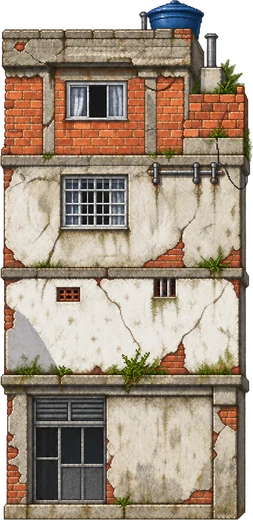
#> input picture assets/buildings/b00.webp, 253 x 520 px
$ python -i build_assets.py   (imports and definitions only)
#> lines starting #> are read from the running program, lines starting #| are printed output that depends on the picture; after the words box and inside, x2 and y2 are one past the last pixel; in counts of white or black regions, pixels touching at a corner belong together
"""Turn the raw art drop into runtime atlases.

The drop holds one folder of sprite sheets per character plus a separate sheet
carrying that character's hit reaction and death, and a pile of cut-out
buildings. This script slices every sheet (see slicer.py), pulls the frame
ranges named in MANIFEST out of them, normalises each character to a common
standing height, and shelf-packs the result into one WebP atlas per character
with a JSON side-car the game reads at boot.

Every frame gets an anchor at the point the sprite meets the ground, taken from
the centroid of its lowest pixels rather than the centre of its box, so a
rifle poking out to the right does not drag the body sideways between frames.

Usage: python3 tools/build_assets.py <raw-drop-dir> <out-dir>
"""
import json
import os
import sys

import numpy as np
from PIL import Image
from scipy import ndimage

from slicer import slice_sheet, split_count

STAND_H = 190          # on-screen height of a standing character, in px
BUILDING_H = 520       # nominal height of a one-to-three storey house
WALL_H = 240           # height a flat masonry panel is stored at
ATLAS_W = 2048
PAD = 2
WEBP_Q = 88

# Which sliced sheet feeds which animation. Sheets are lettered in filename
# order; a (start, end) pair takes a slice of that sheet's frames, and None
# takes all of them. Ranges trim the settle poses off the ends of firing
# sequences so a burst reads as a burst.
MANIFEST = {
    'p1': {
        'name': 'Branco', 'dir': 'P1 Camisa Branca', 'weapon': 'rifle',
        'death': 'Photo Aug 13 2026, 7 15 42 PM (8).png',
        'anims': {
            'idle': ('F', None), 'walk': ('I', None), 'run': ('G', None),
            'shoot': ('K', (0, 4)), 'walkAim': ('J', None),
            'crouch': ('L', (0, 3)), 'crouchShoot': ('D', (1, 7)),
            'prone': ('H', (0, 3)), 'proneShoot': ('E', None),
            'roster': ('B', (0, 0)),
        },
    },
    'p2': {
        'name': 'Roxo', 'dir': 'P2 Calcao Roxo', 'weapon': 'rifle',
        'death': 'Photo Aug 13 2026, 7 15 42 PM (6) (1).png',
        'anims': {
            'idle': ('F', None), 'walk': ('I', None), 'run': ('J', None),
            'shoot': ('K', (0, 4)), 'walkAim': ('H', None),
            'crouch': ('L', (0, 3)), 'crouchShoot': ('B', (7, 16)),
            'prone': ('G', (0, 3)), 'proneShoot': ('E', None),
            'roster': ('C', (0, 0)),
        },
    },
    'p3': {
        'name': 'Preto', 'dir': 'P3 Calcao Preto', 'weapon': 'rifle',
        'death': 'Photo Aug 13 2026, 7 15 42 PM (10).png',
        'anims': {
            'idle': ('G', None), 'walk': ('I', None), 'run': ('K', None),
            'shoot': ('L', (0, 4)), 'walkAim': ('J', None),
            'crouch': ('M', (0, 3)), 'crouchShoot': ('E', (0, 7)),
            'prone': ('H', (0, 3)), 'proneShoot': ('F', None),
            'roster': ('C', (2, 2)),
        },
    },
    'p4': {
        'name': 'Tricolor', 'dir': 'P4 Calcao Tricolor', 'weapon': 'pistol',
        'death': 'Photo Aug 13 2026, 7 15 42 PM (8) (1).png',
        'anims': {
            'idle': ('G', None), 'walk': ('I', None), 'run': ('K', None),
            'shoot': ('L', (0, 4)), 'walkAim': ('J', None),
            'crouch': ('M', (0, 3)), 'crouchShoot': ('E', (0, 8)),
            'prone': ('H', (0, 3)), 'proneShoot': ('F', None),
            'roster': ('C', (0, 0)),
        },
    },
    'po': {
        'name': 'Policia', 'dir': 'Police', 'weapon': 'rifle',
        'death': 'Photo Aug 13 2026, 7 15 42 PM (7).png',
        'anims': {
            'idle': ('J', (0, 0)), 'walk': ('E', None), 'run': ('I', None),
            'shoot': ('J', (0, 4)), 'walkAim': ('F', None),
            'crouch': ('L', (0, 3)), 'crouchShoot': ('B', (3, 10)),
            'prone': ('H', (0, 3)), 'proneShoot': ('C', (3, 9)),
            'roster': ('K', (0, 0)),
        },
    },
}

HIT_FRAMES = 3     # the death sheets lead with a hit reaction...
DEATH_FRAMES = 6   # ...then fall over


def sheet_letter(i):
    return chr(ord('A') + i)


# [89 lines left out: functions slice_dir, anchor_x, scaled, take, load_death, pack, not called in this run]


# Poses where the figure stands to full height, so the frame's own height is a
# direct measure of the character and can be normalised against exactly.
UPRIGHT = ('idle', 'walk', 'walkAim', 'shoot', 'roster', 'hit')


def median(xs):
    xs = sorted(xs)
    return xs[len(xs) // 2]


# [183 lines left out: functions body_mass, anim_scales, build_character, key_background, building_score, signature and 2 more, not called in this run]


# ---------------------------------------------------------------- props
#
# The second art drop added vehicles and impact effects, and it documents its
# own scale: the character sheets are labelled "1.78 m - 110 px", and every
# effect states how many metres it covers. So props are sized from real
# dimensions rather than eyeballed, which keeps a car parked next to a man the
# size a car actually is.

PX_PER_M = STAND_H / 1.78

CARS = {
    'Photo Aug 13 2026, 6 17 02 PM.png': 4.4,           # square-back wagon
    'Photo Aug 13 2026, 6 17 08 PM (1).png': 3.6,       # small hatch
    'Photo Aug 13 2026, 6 17 08 PM.png': 3.7,           # red hatch
    'Photo Aug 13 2026, 7 17 59 PM (1).png': 4.1,       # blue saloon
    'Photo Aug 13 2026, 7 17 59 PM (2).png': 3.7,       # two-tone hatch
    'Photo Aug 13 2026, 7 17 59 PM.png': 4.6,           # long black coupe
}
CAVEIRAO = 'Photo Aug 13 2026, 7 17 59 PM (3).png'
CAVEIRAO_M = 6.1
FX_SHEET = 'Photo Aug 13 2026, 7 17 59 PM (4).png'
# Row order, frame count and real width, as printed on the sheet itself.
FX_ROWS = [('concrete', 5, 0.5), ('metal', 4, 0.4), ('dirt', 5, 0.6), ('pool', 4, 1.2)]


# [177 lines left out: functions trim_alpha, bands, build_vehicles, cell_spans, rule_positions, build_fx, not called in this run]


# ------------------------------------------------------------- civilians
#
# The residents come on two crowded sheets: many different people, several
# frames each, laid out in rows with nothing marking where one person ends and
# the next begins. They are cut by connected components rather than by the grid
# slicer -- nobody is carrying a rifle that reaches into the next frame, so the
# figures come apart cleanly -- and then split into individuals by outfit
# colour, since each resident is dressed differently and their frames are
# adjacent on the sheet.

CIVILIAN_SHEETS = [
    'Photo Aug 13 2026, 7 15 42 PM (17).png',
    'Photo Aug 13 2026, 7 15 42 PM (17) (1).png',
]
CIVILIAN_M = 1.72        # height of the tallest adult on a sheet
CIV_MIN_FRAMES = 3
CIV_SPLIT = 34.0         # colour distance that means a different person


def figures(path):
    """Every separate figure on a sheet, in reading order."""
#> called with path = '../assets/buildings/b00.webp'
    im = Image.open(path).convert('RGBA')
#> im is the input picture: PIL image 253x520 RGBA; mean R, G, B, A 144.8, 128, 110.8, 227.8
    mask = ndimage.binary_dilation(np.asarray(im)[:, :, 3] > 32, iterations=2)
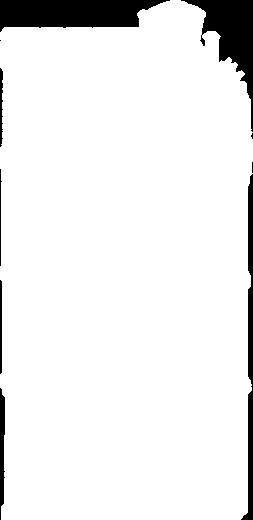
#> mask: shape (520, 253) bool; 92.6% white; 10 black regions (3 under 20 px), largest, box (x1, y1, x2, y2) and area: (0, 0, 170, 32) 3944, (181, 0, 253, 132) 3108, (241, 174, 253, 520) 1641
    lab, _ = ndimage.label(mask, structure=np.ones((3, 3)))
    boxes = [(s[1].start, s[0].start, s[1].stop, s[0].stop)
             for s in ndimage.find_objects(lab)
             if s[1].stop - s[1].start > 40 and s[0].stop - s[0].start > 90]
#> boxes = [(0, 0, 253, 520)]
    if not boxes:
        return im, []

    # Two residents who happen to overlap come back as one blob; drop those
    # rather than ship a person with a stranger fused to their shoulder.
    widths = sorted(b[2] - b[0] for b in boxes)
#> widths = [253]
    typical = widths[len(widths) // 2]
#> typical = 253
    boxes = [b for b in boxes if b[2] - b[0] < typical * 1.6]

    rows = []
    for b in sorted(boxes, key=lambda b: b[1]):
        cy = (b[1] + b[3]) / 2
        for r in rows:
            if min(x[1] for x in r) <= cy <= max(x[3] for x in r):
                r.append(b)
                break
        else:
            rows.append([b])
#> this loop made 1 pass
#> (b, cy) on pass 1: ((0, 0, 253, 520), 260)
#> after the loop, rows = [[(0, 0, 253, 520)]]
    out = []
    for r in sorted(rows, key=lambda r: min(x[1] for x in r)):
        out.extend(sorted(r, key=lambda b: b[0]))
#> this loop made 1 pass
#> after the loop, out = [(0, 0, 253, 520)]
    return im, out


# [79 lines left out: functions outfit, build_civilians, not called in this run]


# --------------------------------------------------------- gang characters
#
# The second drop's gang members arrive as one captioned sheet per character:
# a spec card, then rows tagged "WALK (8)", "CROUCH FIRE (6)" and so on, with
# HIT and DEATH tucked into the empty right-hand side of earlier rows and DEATH
# staggered across two sub-rows.
#
# Finding those groups automatically did not work. The captions sit level with
# the frames they label rather than above them, so a gap-based cut hands back
# one box holding both the lettering and the body, and the rows overlap each
# other vertically, so grouping by row cascades into one blob. What is reliable
# is the sheet's own documentation: the row order is fixed and every row states
# its frame count. So the bands below are read off the sheet once, and each is
# then cut into exactly the number of frames its caption claims -- no counting,
# no guessing where one pose ends.
#
# Boxes are (x0, y0, x1, y1) in sheet pixels.

GANGS = {
    'capuz': {
        'name': 'Capuz', 'weapon': 'pistol',
        'file': 'Photo Aug 13 2026, 7 15 42 PM (18) (1).png',
        'rows': [
            ('idle', 4, (400, 0, 880, 168)),
            ('walk', 8, (95, 168, 1035, 322)),
            ('run', 8, (95, 330, 1100, 458)),
            ('crouch', 4, (95, 460, 575, 558)),
            ('hit', 3, (1055, 460, 1390, 632)),
            ('crouchShoot', 6, (95, 558, 920, 652)),
            ('shoot', 6, (95, 652, 920, 812)),
            ('death', 0, (980, 650, 1524, 812)),
            ('prone', 4, (0, 812, 505, 902)),
            ('proneCrawl', 6, (530, 815, 1430, 900)),
            ('proneShoot', 6, (0, 902, 1530, 1020)),
        ],
    },
    'pano': {
        'name': 'Pano', 'weapon': 'shotgun',
        'file': 'Photo Aug 13 2026, 7 15 42 PM (19).png',
        'rows': [
            ('idle', 4, (455, 0, 965, 180)),
            ('walk', 8, (340, 180, 1310, 322)),
            ('run', 8, (120, 330, 1310, 465)),
            ('crouch', 4, (95, 465, 590, 548)),
            ('hit', 3, (1035, 465, 1410, 630)),
            ('crouchShoot', 6, (95, 548, 910, 648)),
            ('shoot', 6, (85, 648, 910, 800)),
            ('death', 0, (985, 645, 1524, 800)),
            ('prone', 4, (0, 803, 600, 886)),
            ('proneCrawl', 6, (565, 805, 1530, 884)),
            ('proneShoot', 6, (0, 886, 1530, 990)),
        ],
    },
}

CAPTION_H = 26     # no caption glyph or rule is taller than this
CAPTION_W = 46     # a single letter is no wider than this
CAPTION_RATIO = 2.2  # a whole caption line is long and low; a flash is not


# [89 lines left out: functions erase_captions, blob_frames, build_gang, not called in this run]


GANG_COUNTS = {
    'idle': 4, 'walk': 8, 'run': 8, 'crouch': 4, 'hit': 3, 'crouchShoot': 6,
    'shoot': 6, 'death': 6, 'prone': 4, 'proneCrawl': 6, 'proneShoot': 6,
}


# Entry point stays last: main() reaches for tables defined below it.
# [3 lines not run here, left out]

>>> result = figures('../assets/buildings/b00.webp')

$ run again, on assets/buildings/b04.webp
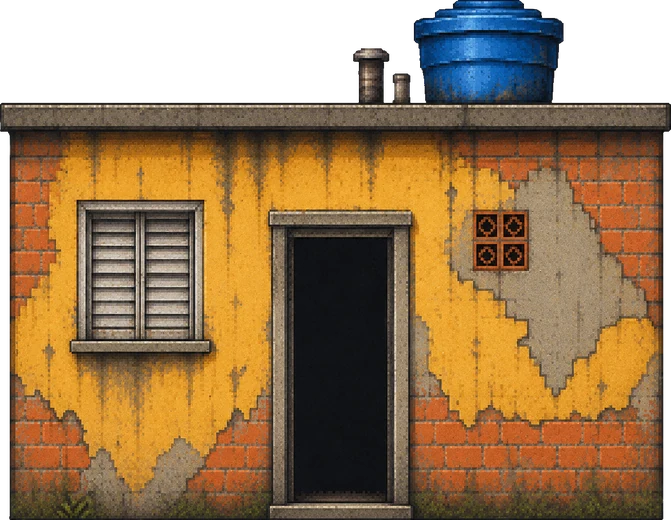
#> input picture assets/buildings/b04.webp, 671 x 520 px
#> in figures, im is the input picture: PIL image 671x520 RGBA; mean R, G, B, A 114.7, 85.3, 50.3, 210.7
#> in figures, `mask = ndimage.binary_dilation(np.asarray(im)[:, :, 3] > 32, iteration..`:
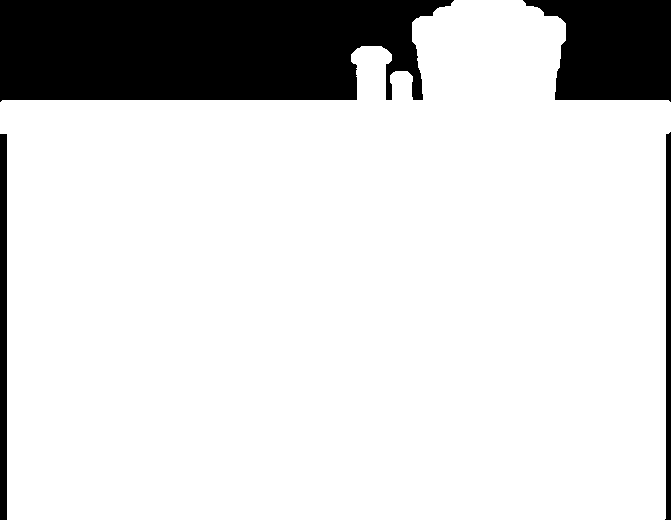
#> mask: shape (520, 671) bool; 84% white; 4 black regions, box (x1, y1, x2, y2) and area: (0, 0, 454, 102) 39847, (523, 0, 671, 102) 11473, (0, 134, 7, 520) 2702, (665, 132, 671, 520) 1934
#> boxes = [(0, 0, 671, 520)]
#> widths = [671]
#> typical = 671
#> the loop in figures, `for b in sorted(boxes, key=lambda b: b[1]):` made 1 pass
#> (b, cy) on pass 1: ((0, 0, 671, 520), 260)
#> after the loop in figures, `for b in sorted(boxes, key=lambda b: b[1]):`: rows = [[(0, 0, 671, 520)]]
#> the loop in figures, `for r in sorted(rows, key=lambda r: min(x[1] for x in r)):` made 1 pass
#> after the loop in figures, `for r in sorted(rows, key=lambda r: min(x[1] for x in r)):`: out = [(0, 0, 671, 520)]

$ run again, on assets/buildings/b05.webp
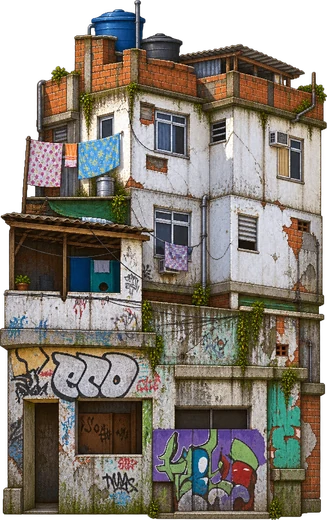
#> input picture assets/buildings/b05.webp, 327 x 520 px
#> in figures, im is the input picture: PIL image 327x520 RGBA; mean R, G, B, A 101.5, 93.7, 84.1, 212.9
#> in figures, `mask = ndimage.binary_dilation(np.asarray(im)[:, :, 3] > 32, iteration..`:
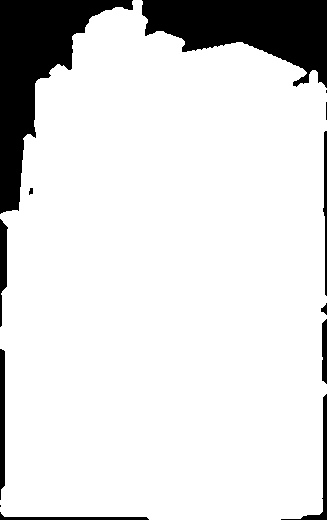
#> mask: shape (520, 327) bool; 86.7% white; 13 black regions (3 under 20 px), largest, box (x1, y1, x2, y2) and area: (0, 0, 133, 214) 10046, (142, 0, 327, 88) 9379, (0, 349, 5, 500) 701
#> boxes = [(0, 0, 327, 520)]
#> widths = [327]
#> typical = 327
#> the loop in figures, `for b in sorted(boxes, key=lambda b: b[1]):` made 1 pass
#> (b, cy) on pass 1: ((0, 0, 327, 520), 260)
#> after the loop in figures, `for b in sorted(boxes, key=lambda b: b[1]):`: rows = [[(0, 0, 327, 520)]]
#> the loop in figures, `for r in sorted(rows, key=lambda r: min(x[1] for x in r)):` made 1 pass
#> after the loop in figures, `for r in sorted(rows, key=lambda r: min(x[1] for x in r)):`: out = [(0, 0, 327, 520)]

$ run again, on assets/buildings/b06.webp
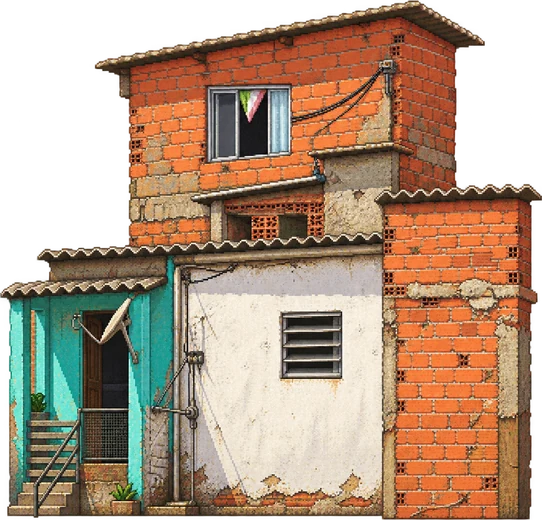
#> input picture assets/buildings/b06.webp, 542 x 520 px
#> in figures, im is the input picture: PIL image 542x520 RGBA; mean R, G, B, A 125.7, 99.8, 77.9, 194.8
#> in figures, `mask = ndimage.binary_dilation(np.asarray(im)[:, :, 3] > 32, iteration..`:
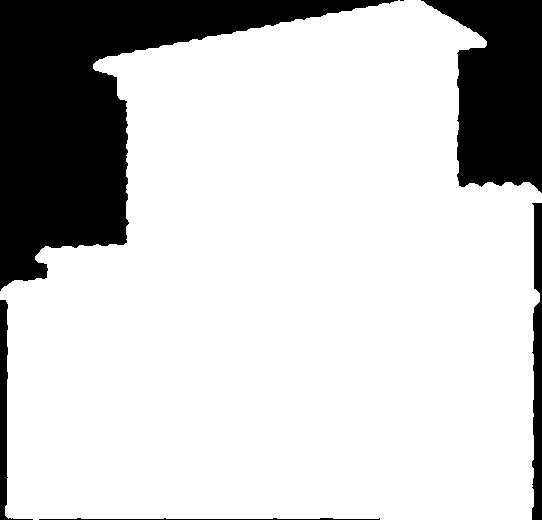
#> mask: shape (520, 542) bool; 79.1% white; 6 black regions (1 under 20 px), largest, box (x1, y1, x2, y2) and area: (0, 0, 398, 291) 39142, (421, 0, 542, 193) 15370, (532, 203, 542, 520) 2577, (0, 300, 33, 520) 1572, (39, 518, 380, 520) 365
#> boxes = [(0, 0, 542, 520)]
#> widths = [542]
#> typical = 542
#> the loop in figures, `for b in sorted(boxes, key=lambda b: b[1]):` made 1 pass
#> (b, cy) on pass 1: ((0, 0, 542, 520), 260)
#> after the loop in figures, `for b in sorted(boxes, key=lambda b: b[1]):`: rows = [[(0, 0, 542, 520)]]
#> the loop in figures, `for r in sorted(rows, key=lambda r: min(x[1] for x in r)):` made 1 pass
#> after the loop in figures, `for r in sorted(rows, key=lambda r: min(x[1] for x in r)):`: out = [(0, 0, 542, 520)]
